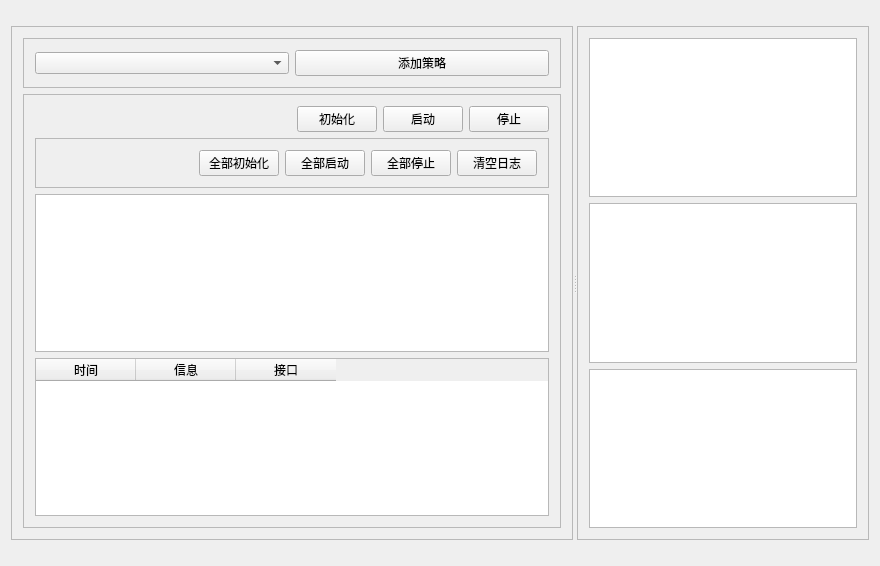
<?xml version="1.0" encoding="UTF-8"?>
<ui version="4.0">
 <class>CTAStrategyManager</class>
 <widget class="QWidget" name="CTAStrategyManager">
  <property name="geometry">
   <rect>
    <x>0</x>
    <y>0</y>
    <width>880</width>
    <height>566</height>
   </rect>
  </property>
  <property name="windowTitle">
   <string>CTA策略</string>
  </property>
  <layout class="QGridLayout" name="gridLayout_5">
   <item row="0" column="0">
    <widget class="QSplitter" name="splitter_2">
     <property name="orientation">
      <enum>Qt::Horizontal</enum>
     </property>
     <widget class="QFrame" name="frame">
      <property name="maximumSize">
       <size>
        <width>16777215</width>
        <height>514</height>
       </size>
      </property>
      <property name="frameShape">
       <enum>QFrame::StyledPanel</enum>
      </property>
      <property name="frameShadow">
       <enum>QFrame::Raised</enum>
      </property>
      <layout class="QGridLayout" name="gridLayout_4">
       <item row="0" column="0">
        <widget class="QFrame" name="frame_3">
         <property name="maximumSize">
          <size>
           <width>16777215</width>
           <height>200</height>
          </size>
         </property>
         <property name="frameShape">
          <enum>QFrame::StyledPanel</enum>
         </property>
         <property name="frameShadow">
          <enum>QFrame::Raised</enum>
         </property>
         <layout class="QHBoxLayout" name="horizontalLayout_4">
          <item>
           <layout class="QHBoxLayout" name="horizontalLayout">
            <item>
             <widget class="QComboBox" name="comboBox"/>
            </item>
            <item>
             <widget class="QPushButton" name="pushButton">
              <property name="text">
               <string>添加策略</string>
              </property>
             </widget>
            </item>
           </layout>
          </item>
         </layout>
        </widget>
       </item>
       <item row="1" column="0">
        <widget class="QFrame" name="frame_5">
         <property name="frameShape">
          <enum>QFrame::StyledPanel</enum>
         </property>
         <property name="frameShadow">
          <enum>QFrame::Raised</enum>
         </property>
         <layout class="QGridLayout" name="gridLayout">
          <item row="0" column="0">
           <layout class="QHBoxLayout" name="horizontalLayout_3">
            <item>
             <spacer name="horizontalSpacer">
              <property name="orientation">
               <enum>Qt::Horizontal</enum>
              </property>
              <property name="sizeHint" stdset="0">
               <size>
                <width>40</width>
                <height>20</height>
               </size>
              </property>
             </spacer>
            </item>
            <item>
             <widget class="QPushButton" name="pushButton_7">
              <property name="text">
               <string>初始化</string>
              </property>
             </widget>
            </item>
            <item>
             <widget class="QPushButton" name="pushButton_8">
              <property name="text">
               <string>启动</string>
              </property>
             </widget>
            </item>
            <item>
             <widget class="QPushButton" name="pushButton_6">
              <property name="text">
               <string>停止</string>
              </property>
             </widget>
            </item>
           </layout>
          </item>
          <item row="2" column="0">
           <widget class="QTableView" name="tableView"/>
          </item>
          <item row="3" column="0">
           <widget class="QTableWidget" name="tableWidget_3">
            <column>
             <property name="text">
              <string>时间</string>
             </property>
            </column>
            <column>
             <property name="text">
              <string>信息</string>
             </property>
            </column>
            <column>
             <property name="text">
              <string>接口</string>
             </property>
            </column>
           </widget>
          </item>
          <item row="1" column="0">
           <widget class="QFrame" name="frame_4">
            <property name="frameShape">
             <enum>QFrame::StyledPanel</enum>
            </property>
            <property name="frameShadow">
             <enum>QFrame::Raised</enum>
            </property>
            <layout class="QGridLayout" name="gridLayout_3">
             <item row="0" column="0">
              <spacer name="horizontalSpacer_2">
               <property name="orientation">
                <enum>Qt::Horizontal</enum>
               </property>
               <property name="sizeHint" stdset="0">
                <size>
                 <width>129</width>
                 <height>20</height>
                </size>
               </property>
              </spacer>
             </item>
             <item row="0" column="1">
              <layout class="QHBoxLayout" name="horizontalLayout_2">
               <item>
                <widget class="QPushButton" name="pushButton_3">
                 <property name="text">
                  <string>全部初始化</string>
                 </property>
                </widget>
               </item>
               <item>
                <widget class="QPushButton" name="pushButton_5">
                 <property name="text">
                  <string>全部启动</string>
                 </property>
                </widget>
               </item>
               <item>
                <widget class="QPushButton" name="pushButton_4">
                 <property name="text">
                  <string>全部停止</string>
                 </property>
                </widget>
               </item>
               <item>
                <widget class="QPushButton" name="pushButton_2">
                 <property name="text">
                  <string>清空日志</string>
                 </property>
                </widget>
               </item>
              </layout>
             </item>
            </layout>
           </widget>
          </item>
         </layout>
        </widget>
       </item>
      </layout>
     </widget>
     <widget class="QFrame" name="frame_2">
      <property name="frameShape">
       <enum>QFrame::StyledPanel</enum>
      </property>
      <property name="frameShadow">
       <enum>QFrame::Raised</enum>
      </property>
      <layout class="QGridLayout" name="gridLayout_2">
       <item row="1" column="0">
        <widget class="QTableView" name="tableView_2"/>
       </item>
       <item row="2" column="0">
        <widget class="QTableView" name="tableView_3"/>
       </item>
       <item row="3" column="0">
        <widget class="QTableView" name="tableView_4"/>
       </item>
      </layout>
     </widget>
    </widget>
   </item>
  </layout>
 </widget>
 <layoutdefault spacing="6" margin="11"/>
 <resources/>
 <connections>
  <connection>
   <sender>pushButton</sender>
   <signal>clicked()</signal>
   <receiver>CTAStrategyManager</receiver>
   <slot>addStrategy_clicked()</slot>
   <hints>
    <hint type="sourcelabel">
     <x>308</x>
     <y>44</y>
    </hint>
    <hint type="destinationlabel">
     <x>323</x>
     <y>5</y>
    </hint>
   </hints>
  </connection>
  <connection>
   <sender>pushButton_8</sender>
   <signal>clicked()</signal>
   <receiver>CTAStrategyManager</receiver>
   <slot>startStrategy_clicked()</slot>
   <hints>
    <hint type="sourcelabel">
     <x>285</x>
     <y>99</y>
    </hint>
    <hint type="destinationlabel">
     <x>228</x>
     <y>11</y>
    </hint>
   </hints>
  </connection>
  <connection>
   <sender>pushButton_6</sender>
   <signal>clicked()</signal>
   <receiver>CTAStrategyManager</receiver>
   <slot>stopStrategy_clicked()</slot>
   <hints>
    <hint type="sourcelabel">
     <x>333</x>
     <y>95</y>
    </hint>
    <hint type="destinationlabel">
     <x>326</x>
     <y>-9</y>
    </hint>
   </hints>
  </connection>
  <connection>
   <sender>pushButton_3</sender>
   <signal>clicked()</signal>
   <receiver>CTAStrategyManager</receiver>
   <slot>initAllStrategy_clicked()</slot>
   <hints>
    <hint type="sourcelabel">
     <x>578</x>
     <y>54</y>
    </hint>
    <hint type="destinationlabel">
     <x>570</x>
     <y>-1</y>
    </hint>
   </hints>
  </connection>
  <connection>
   <sender>pushButton_5</sender>
   <signal>clicked()</signal>
   <receiver>CTAStrategyManager</receiver>
   <slot>startAllStrategy_clicked()</slot>
   <hints>
    <hint type="sourcelabel">
     <x>697</x>
     <y>55</y>
    </hint>
    <hint type="destinationlabel">
     <x>657</x>
     <y>-23</y>
    </hint>
   </hints>
  </connection>
  <connection>
   <sender>pushButton_4</sender>
   <signal>clicked()</signal>
   <receiver>CTAStrategyManager</receiver>
   <slot>stopAllStrategy_clicked()</slot>
   <hints>
    <hint type="sourcelabel">
     <x>767</x>
     <y>56</y>
    </hint>
    <hint type="destinationlabel">
     <x>762</x>
     <y>-8</y>
    </hint>
   </hints>
  </connection>
  <connection>
   <sender>pushButton_2</sender>
   <signal>clicked()</signal>
   <receiver>CTAStrategyManager</receiver>
   <slot>clearLog_clicked()</slot>
   <hints>
    <hint type="sourcelabel">
     <x>840</x>
     <y>55</y>
    </hint>
    <hint type="destinationlabel">
     <x>804</x>
     <y>-21</y>
    </hint>
   </hints>
  </connection>
  <connection>
   <sender>pushButton_7</sender>
   <signal>clicked()</signal>
   <receiver>CTAStrategyManager</receiver>
   <slot>initStrategy_clicked()</slot>
   <hints>
    <hint type="sourcelabel">
     <x>162</x>
     <y>98</y>
    </hint>
    <hint type="destinationlabel">
     <x>171</x>
     <y>-19</y>
    </hint>
   </hints>
  </connection>
  <connection>
   <sender>tableView</sender>
   <signal>clicked(QModelIndex)</signal>
   <receiver>CTAStrategyManager</receiver>
   <slot>StrategyTable_clicked()</slot>
   <hints>
    <hint type="sourcelabel">
     <x>206</x>
     <y>311</y>
    </hint>
    <hint type="destinationlabel">
     <x>457</x>
     <y>271</y>
    </hint>
   </hints>
  </connection>
 </connections>
 <slots>
  <slot>addStrategy_clicked()</slot>
  <slot>initStrategy_clicked()</slot>
  <slot>startStrategy_clicked()</slot>
  <slot>stopStrategy_clicked()</slot>
  <slot>initAllStrategy_clicked()</slot>
  <slot>startAllStrategy_clicked()</slot>
  <slot>stopAllStrategy_clicked()</slot>
  <slot>clearLog_clicked()</slot>
  <slot>StrategyTable_clicked()</slot>
 </slots>
</ui>
